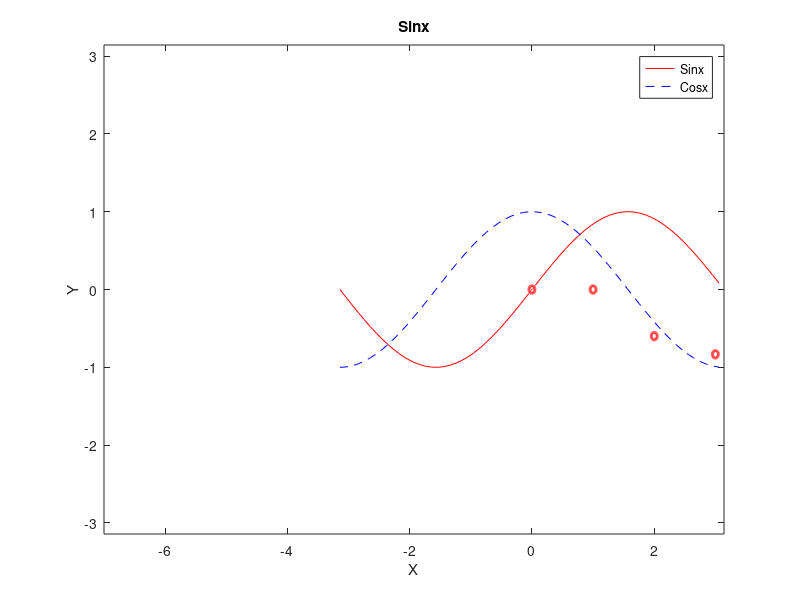

MATLAB code to generate this figure: (Note: this script raises an error after producing the figure.)
%% Pre-lab A: Loop/Plot/Function
%% [ Your name here ]
%% Exercise 0 
%% Keeping track of multiple variables together
% Recall from , we computed the sine and cosine at equally spaced intervals 
% and plotted them together.

x = linspace(0, 5*pi, 50)';
y1 = sin(x);
y2 = cos(x);
%% 
% 
% Everything in MATLAB is a matrix...
% Notice that these are all _vectors._ In MATLAB, everything is a matrix, so 
% in this case, these variables are 1-dimensional matrices.

disp('The shape of matrix x is: '), size(x)
disp('The shape of matrix y1 is: '), size(y1)
disp('The shape of matrix y2 is: '), size(y2)
%% 
% Clear all defined matrix

clear
%% Exercise 1 
% Create an empty matix x

x = []
%% 
% Define x between -pi to pi with step size of 0.1

x=-pi:0.1:pi;

%% 
% Find the size of x vector

s=size(x) % first column of size shows number of rows and second column shows number of columns
%% 
% Create a for loop with *size of x* to show the values of *sin(x)* and index 
% of the x

clc
for i=1:s(1,2)
 disp('Sinx Value');
 sin(x(1,i))
 disp('Index Value');
  i  %index;
end
%% 
% In the previous example, we just showed the values of *Sinx* and *did NOT 
% save* them anywhere 
% 
% Now define *y matrix* and store the *Sin(x) values* by defining index for 
% the y matrix

% perform your work here
y=[];
for i=1:s(1,2)
 y(i)=sin(x(1,i));
end
%% 
% Now Plot x vs y and set xlabel and ylabel as *X* and *Y* and *title* as *Sinx* 
% 
% Set axis between *x=[-pi,pi] , y=[-1,1]*
% 
% Create a box for your plot
% 
% and hold on the plot to keep it for the next step
% 
% *Optional*: plot it with red markers and dashed lines.

plot(x,y,"r-");
hold on
xlabel('X')
ylabel('Y')
axis([-7,pi,-pi,pi]);
box on
title('Sinx')

%% Exercise 2
% Redo the excersie 1, now for Cosx and store the data in the y1 matrix

y1=[];
for i=1:s(1,2)
    y1(i)=cos(x(1,i));
end
% Change the title to 'Sinx & Cosx'
% put a legend to specify Cos x and Sin x
% 
% *Optional*: plot it with blue markers and dashed lines.

plot(x,y1,"b--");
legend('Sin x', 'Cos x')
%% Exercise 3
% use viscircles(centers,radii) to draw a circle at position [0,0] and with 
% radius of 0.05

viscircles([0,0],0.05)
%% 
% Create a *for loop* to add *10 more* circles in the same distance within x=[-pi,pi] 
% on the *Sinx* figure 
%% 
% # define the x values

x=linspace(-pi,pi,10)
%% 
% 2. define the y values corrospond to x values using for loop

y3=[];
for i=1:10
 y3(i)=sin(x(1,i));
end
%% 
% Create another for loop to plot t circle with calculated x and y

for i=1:10
    viscircles([i,sin(y3(i))],0.05);
end
legend('Sinx', 'Cosx')
%% 
% 
%% Exercise 4
% Defining a function
% define a function at the end of the code and name it *myfun*. Get two inputs 
% and multiply them by two and show them as two outputs
% 
% Test your *myfun* function with two numbers    

myfun(1,3)
%% 
% 

function [y1,y2] = myfun(x1,x2)
    
y1=x1*2;
y2=x2*2;
disp(y1);
disp(y2);
end